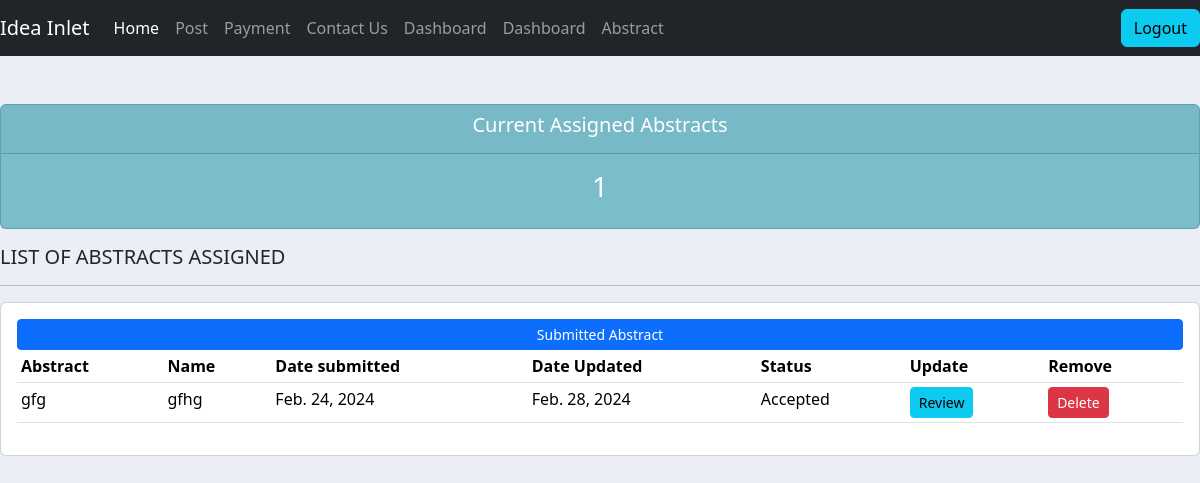
/editor/ (signed in), run on the app's committed database.
### abstract/models.py (models this page shows, shortened)
class Abstract(models.Model):
    STATUS = (
        ("Pending", "Pending"),
        ("Under Review", "Under Review"),
        ("Accepted", "Accepted"),
        ("Rejected.", "Rejected"),
    )
    title = models.CharField(max_length=200, null=True)
    abstract_body = models.TextField(max_length=600, null=True)
    keywords = models.CharField(max_length=300, null=True)
    author_name = models.CharField(max_length=200, null=True)
    author_email = models.EmailField(max_length=200, null=True)
    author_affiliation = models.CharField(max_length=200, null=True)
    presenter_name = models.CharField(max_length=200, null=True)
    presenter_email = models.EmailField(max_length=200, null=True)
    date_created = models.DateField(auto_now_add=True, null=True)
    date_updated = models.DateField(auto_now=True, null=True)
    upload = models.FileField(upload_to="uploads/%Y/%m/%d/", blank=True)
    status = models.CharField(max_length=50, choices=STATUS, default='Pending', blank=True)
    topics = models.ManyToManyField(Topic)
    presentation_preference = models.ManyToManyField(Presentation_type)
    event = models.ForeignKey(Event, null=True, on_delete=models.SET_NULL)
    author = models.ForeignKey(Author, null=True, on_delete=models.SET_NULL, blank=True)
    editors = models.ManyToManyField(Group, related_name='assigned_abstracts', blank=True)

### abstract/decorators.py (the view)
        def wrapper_func(request, *args, **kwargs):
            group = None
            if request.user.groups.exists():
                group = request.user.groups.all()[0].name
            if group in allowed_roles:
                return  view_func(request, *args, **kwargs)
            else:
                return render(request, 'abstract/authorize.html')

### abstract/views.py (called while the page is built)
@login_required(login_url='login')
@allowed_users(allowed_roles=['editor', 'reviewer'])
def editor_dashboard(request):
    assigned_abstracts = Abstract.objects.filter(editors=request.user.groups.first())
    total_abstract = assigned_abstracts.count()
    is_editor = request.user.groups.filter(name='editor').exists()
    context = {'assigned_abstracts': assigned_abstracts,
               'total_abstract':total_abstract, 'is_editor':is_editor}
    return render(request, 'abstract/editor.html', context)

### abstract/templates/abstract/editor.html
{%  extends 'abstract/main.html' %}
{% block content %}
<br>
<br>
<div class="col">
	<div class="col-md">
	 <div class="card text-center text-white  mb-3" id="orders-delivered">
		<div class="card-header">
		 <h5 class="card-title">Current Assigned Abstracts</h5>
		</div>
		<div class="card-body">
		  <h3 class="card-title">{{total_abstract}}</h3>
		</div>
	 </div>
	</div>
</div>
<div class="row">
	<div class="col-md-13">
			<h5> LIST OF ABSTRACTS ASSIGNED</h5>
		<hr>
		<div class="card card-body">
			<a class="btn btn-primary  btn-sm btn-block" href="">Submitted Abstract</a>
			<table class="table table-sm">
				<tr>
					<th>Abstract</th>
					<th>Name</th>
                    <th>Date submitted</th>
					<th>Date Updated</th>
                    <th>Status</th>
					<th>Update</th>
					<th>Remove</th>
				</tr>
				{% for abstract in assigned_abstracts %}
                <tr>
                    <td>{{ abstract.title }} </td>
					<td>{{ abstract.author_name }}</td>
                    <td>{{ abstract.date_created }}</td>
					<td>{{ abstract.date_updated }}</td>
                    <td>{{ abstract.status}} </td>
					<td><a class= "btn btn-sm btn-info" href="{% url 'update_abstract' abstract.id %}"> Review </a></td>
					<td><a class= "btn btn-sm btn-danger" href="{% url 'delete_abstract' abstract.id %}"> Delete </a></td>
                </tr>
				{% empty %}
				<p>No assigned abstracts found.</p>
                {% endfor %}
			</table>
		</div>
	</div>
</div>
{% endblock %}

### abstract/static/css/main.css (style rules this page uses)
body { background-color: #ebeff5; }
#orders-delivered { background-color: #7abecc; }

### data on the page
Abstract: title "gfg", author_name "gfhg", date_created "Feb. 24, 2024", date_updated "Feb. 28, 2024", status "Accepted"

### other printed values
{{ total_abstract }} "1"
